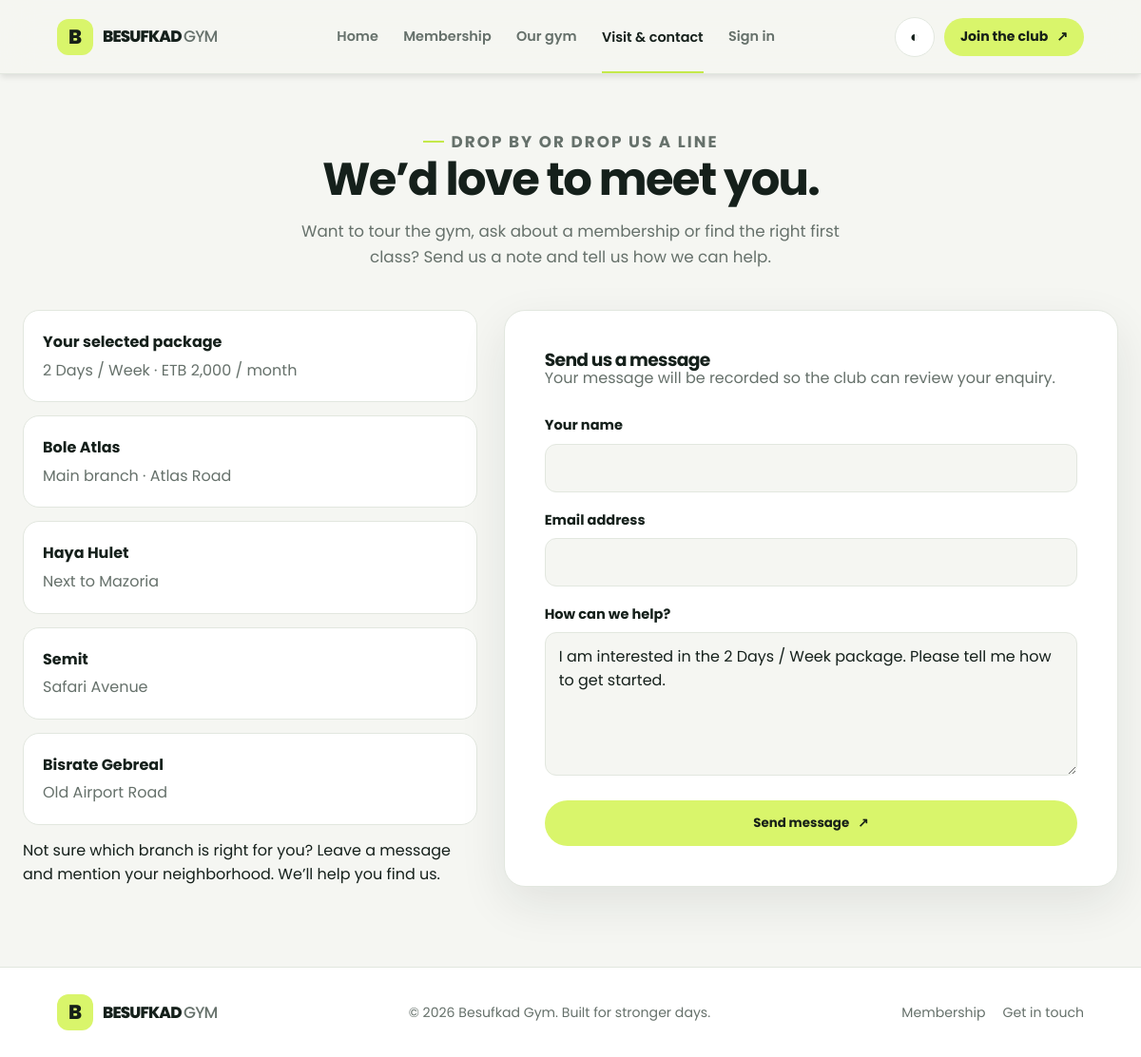
Screenshot of /contact.php?plan=1 with the database file from the repository.
### tables this page shows
CREATE TABLE IF NOT EXISTS plans (
    id INT AUTO_INCREMENT PRIMARY KEY,
    name VARCHAR(50) NOT NULL,
    price DECIMAL(10,2) NOT NULL,
    duration VARCHAR(20) NOT NULL,
    description TEXT
);

### contact.php (the view, shortened to what this page needs)
<?php
require_once 'config/db.php';
$name = '';
$email = '';
$selected_plan = null;
$plan_id = filter_var($_GET['plan'] ?? null, FILTER_VALIDATE_INT);
if ($plan_id) {
    $plan_lookup = $conn->prepare('SELECT id, name, price, duration FROM plans WHERE id = ?');
    $plan_lookup->bind_param('i', $plan_id);
    $plan_lookup->execute();
    $selected_plan = $plan_lookup->get_result()->fetch_assoc() ?: null;
}
$message = $selected_plan
    ? 'I am interested in the ' . $selected_plan['name'] . ' package. Please tell me how to get started.'
    : '';
include 'includes/header.php';
?>
<section class="page-intro">
    <p class="eyebrow">Drop by or drop us a line</p>
    <h2>We’d love to meet you.</h2>
    <p>Want to tour the gym, ask about a membership or find the right first class? Send us a note and tell us how we can help.</p>
</section>
<div class="contact-layout">
    <div class="contact-info">
        <?php if ($selected_plan): ?>
            <article class="contact-info-card selected-package"><strong>Your selected package</strong><p><?= htmlspecialchars($selected_plan['name'], ENT_QUOTES, 'UTF-8') ?> · ETB <?= number_format((float) $selected_plan['price'], 0) ?> / <?= htmlspecialchars($selected_plan['duration'], ENT_QUOTES, 'UTF-8') ?></p></article>
        <?php endif; ?>
        <article class="contact-info-card"><strong>Bole Atlas</strong><p>Main branch · Atlas Road</p></article>
        <article class="contact-info-card"><strong>Haya Hulet</strong><p>Next to Mazoria</p></article>
        <article class="contact-info-card"><strong>Semit</strong><p>Safari Avenue</p></article>
        <article class="contact-info-card"><strong>Bisrate Gebreal</strong><p>Old Airport Road</p></article>
        <div class="schedule-note">Not sure which branch is right for you? Leave a message and mention your neighborhood. We’ll help you find us.</div>
    </div>
    <div>
        <form class="form-card" action="contact.php" method="POST">
            <h3>Send us a message</h3>
            <p class="form-intro">Your message will be recorded so the club can review your enquiry.</p>
            <div class="form-group"><label for="name">Your name</label><input id="name" type="text" name="name" value="<?= htmlspecialchars($name, ENT_QUOTES, 'UTF-8') ?>" autocomplete="name" maxlength="100" required></div>
            <div class="form-group"><label for="email">Email address</label><input id="email" type="email" name="email" value="<?= htmlspecialchars($email, ENT_QUOTES, 'UTF-8') ?>" autocomplete="email" maxlength="100" required></div>
            <div class="form-group"><label for="message">How can we help?</label><textarea id="message" name="message" rows="5" maxlength="2000" required><?= htmlspecialchars($message, ENT_QUOTES, 'UTF-8') ?></textarea></div>
            <button type="submit" class="button button-full">Send message <span aria-hidden="true">↗</span></button>
        </form>
    </div>
</div>
<?php include 'includes/footer.php'; ?>

### css/style.css (style rules this page uses)
:root { --primary-color: #f97316; --primary-hover: #ea580c; --bg-color: #f8fafc; --card-bg: #ffffff; --text-main: #0f172a; --text-muted: #475569; --header-bg: rgba(255, 255, 255, 0.95); --border-color: #e2e8f0; --input-bg: #ffffff; --transition: all 0.3s ease; }
* { box-sizing: border-box; margin: 0; padding: 0; font-family: 'Poppins', sans-serif; }
body { background-color: var(--bg-color); color: var(--text-main); display: flex; flex-direction: column; min-height: 100vh; line-height: 1.6; transition: background-color 0.3s ease, color 0.3s ease; }
h2 { font-size: 2.2rem; margin-bottom: 1rem; color: var(--primary-color); text-align: center; }
p { color: var(--text-muted); text-align: center; margin-bottom: 2rem; }
.form-card { max-width: 500px; margin: 0 auto; background: var(--card-bg); padding: 40px; border-radius: 12px; border: 1px solid var(--border-color); box-shadow: 0 4px 6px -1px rgba(0, 0, 0, 0.1); }
.form-group { margin-bottom: 20px; text-align: left; }
.form-group label { display: block; margin-bottom: 8px; font-weight: 600; color: var(--text-muted); }
.form-group input, .form-group textarea, .form-group select { width: 100%; padding: 12px 15px; background: var(--input-bg); border: 1px solid var(--border-color); border-radius: 8px; color: var(--text-main); font-size: 1rem; transition: var(--transition); }
:root { --accent: #d9f56b; --accent-strong: #c4e94a; --ink: #15201b; --muted: #66716b; --surface: #f5f6f2; --card: #ffffff; --line: #e2e7df; --header: rgba(245, 246, 242, .93); --shadow: 0 18px 50px rgba(24, 36, 28, .09); --radius: 22px; color-scheme: light; }
html { scroll-behavior: smooth; }
body { background: var(--surface); color: var(--ink); font-family: 'Poppins', sans-serif; }
h1, h2, h3, h4 { line-height: 1.12; letter-spacing: -.035em; }
h2 { margin: 0 0 14px; color: var(--ink); font-size: clamp(2rem, 4vw, 3.1rem); text-align: left; }
p { color: var(--muted); }
.button { display: inline-flex; justify-content: center; align-items: center; gap: 9px; min-height: 48px; padding: 0 21px; border: 1px solid transparent; border-radius: 999px; background: var(--accent); color: #172018; text-decoration: none; font-weight: 700; cursor: pointer; transition: transform .2s ease, background .2s ease; }
.button-full { width: 100%; }
.eyebrow { display: inline-flex; align-items: center; gap: 8px; margin: 0 0 16px; color: var(--muted); font-size: .78rem; font-weight: 700; letter-spacing: .12em; text-transform: uppercase; }
.eyebrow::before { width: 22px; height: 2px; background: var(--accent-strong); content: ''; }
.page-intro { max-width: 760px; margin: 0 auto 42px; text-align: center; }
.page-intro h2 { text-align: center; }
.page-intro p { max-width: 600px; margin: auto; font-size: 1.05rem; }
.page-intro .eyebrow { justify-content: center; }
.contact-layout { display: grid; grid-template-columns: .85fr 1.15fr; align-items: start; gap: 28px; }
.contact-info { display: grid; gap: 14px; }
.contact-info-card { padding: 20px; border: 1px solid var(--line); border-radius: 17px; background: var(--card); }
.contact-info-card strong { display: block; margin-bottom: 4px; }
.contact-info-card p { margin: 0; text-align: left; }
.form-card { max-width: 680px; margin: 0 auto; padding: clamp(24px,5vw,42px); border: 1px solid var(--line); border-radius: var(--radius); background: var(--card); box-shadow: var(--shadow); }
.form-card h2, .form-card h3 { margin-top: 0; text-align: left; }
.form-intro { margin-top: -5px; margin-bottom: 26px; text-align: left; }
.form-group { margin-bottom: 18px; text-align: left; }
.form-group label { display: block; margin-bottom: 7px; color: var(--ink); font-size: .91rem; font-weight: 700; }
.form-group input, .form-group textarea, .form-group select { width: 100%; min-height: 49px; padding: 12px 14px; border: 1px solid var(--line); border-radius: 12px; background: var(--surface); color: var(--ink); font-size: 1rem; }
.form-group textarea { min-height: 145px; resize: vertical; }

### rows the page displays
plans: name "2 Days / Week", price "2,000", duration "month", message "I am interested in the 2 Days / Week package. Please tell me how to get started."
